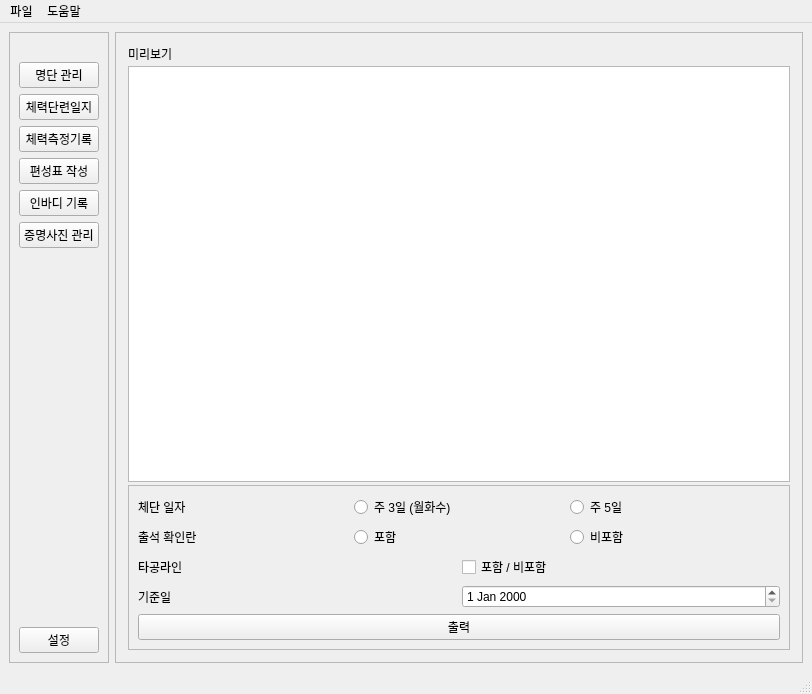
<?xml version="1.0" encoding="UTF-8"?>
<ui version="4.0">
 <class>MainWindow</class>
 <widget class="QMainWindow" name="MainWindow">
  <property name="geometry">
   <rect>
    <x>0</x>
    <y>0</y>
    <width>812</width>
    <height>694</height>
   </rect>
  </property>
  <property name="windowTitle">
   <string>MainWindow</string>
  </property>
  <widget class="QWidget" name="centralwidget">
   <layout class="QHBoxLayout" name="horizontalLayout">
    <item>
     <widget class="QFrame" name="frame">
      <property name="frameShape">
       <enum>QFrame::StyledPanel</enum>
      </property>
      <property name="frameShadow">
       <enum>QFrame::Raised</enum>
      </property>
      <layout class="QVBoxLayout" name="verticalLayout">
       <item>
        <spacer name="verticalSpacer_4">
         <property name="orientation">
          <enum>Qt::Vertical</enum>
         </property>
         <property name="sizeType">
          <enum>QSizePolicy::Fixed</enum>
         </property>
         <property name="sizeHint" stdset="0">
          <size>
           <width>20</width>
           <height>20</height>
          </size>
         </property>
        </spacer>
       </item>
       <item>
        <widget class="QPushButton" name="btn_MemberManage">
         <property name="text">
          <string>명단 관리</string>
         </property>
        </widget>
       </item>
       <item>
        <widget class="QPushButton" name="btn_TrainingManage">
         <property name="text">
          <string>체력단련일지</string>
         </property>
        </widget>
       </item>
       <item>
        <widget class="QPushButton" name="btn_RecordManage">
         <property name="text">
          <string>체력측정기록</string>
         </property>
        </widget>
       </item>
       <item>
        <widget class="QPushButton" name="btn_SquadManage">
         <property name="text">
          <string>편성표 작성</string>
         </property>
        </widget>
       </item>
       <item>
        <widget class="QPushButton" name="btn_Inbody">
         <property name="text">
          <string>인바디 기록</string>
         </property>
        </widget>
       </item>
       <item>
        <widget class="QPushButton" name="btn_PictureManage">
         <property name="text">
          <string>증명사진 관리</string>
         </property>
        </widget>
       </item>
       <item>
        <spacer name="verticalSpacer_2">
         <property name="orientation">
          <enum>Qt::Vertical</enum>
         </property>
         <property name="sizeHint" stdset="0">
          <size>
           <width>20</width>
           <height>40</height>
          </size>
         </property>
        </spacer>
       </item>
       <item>
        <spacer name="verticalSpacer">
         <property name="orientation">
          <enum>Qt::Vertical</enum>
         </property>
         <property name="sizeHint" stdset="0">
          <size>
           <width>20</width>
           <height>40</height>
          </size>
         </property>
        </spacer>
       </item>
       <item>
        <widget class="QPushButton" name="btn_setting">
         <property name="text">
          <string>설정</string>
         </property>
        </widget>
       </item>
      </layout>
     </widget>
    </item>
    <item>
     <widget class="QFrame" name="frame_2">
      <property name="frameShape">
       <enum>QFrame::StyledPanel</enum>
      </property>
      <property name="frameShadow">
       <enum>QFrame::Raised</enum>
      </property>
      <layout class="QVBoxLayout" name="verticalLayout_2">
       <item>
        <widget class="QStackedWidget" name="stackedWidget">
         <property name="currentIndex">
          <number>1</number>
         </property>
         <widget class="QWidget" name="Page_MemberManage">
          <layout class="QGridLayout" name="gridLayout">
           <item row="0" column="1">
            <widget class="QFrame" name="frame_3">
             <property name="frameShape">
              <enum>QFrame::StyledPanel</enum>
             </property>
             <property name="frameShadow">
              <enum>QFrame::Raised</enum>
             </property>
             <layout class="QVBoxLayout" name="verticalLayout_3">
              <item>
               <widget class="QPushButton" name="btn_NewMember">
                <property name="text">
                 <string>새로 만들기</string>
                </property>
               </widget>
              </item>
              <item>
               <widget class="QPushButton" name="btn_EditMember">
                <property name="text">
                 <string>편집</string>
                </property>
               </widget>
              </item>
              <item>
               <spacer name="verticalSpacer_3">
                <property name="orientation">
                 <enum>Qt::Vertical</enum>
                </property>
                <property name="sizeHint" stdset="0">
                 <size>
                  <width>20</width>
                  <height>40</height>
                 </size>
                </property>
               </spacer>
              </item>
             </layout>
            </widget>
           </item>
           <item row="0" column="0">
            <widget class="QListWidget" name="list_Memberlist"/>
           </item>
          </layout>
         </widget>
         <widget class="QWidget" name="Page_Training">
          <layout class="QGridLayout" name="gridLayout_2" rowstretch="0,0,0" columnstretch="0">
           <property name="sizeConstraint">
            <enum>QLayout::SetDefaultConstraint</enum>
           </property>
           <property name="leftMargin">
            <number>3</number>
           </property>
           <property name="topMargin">
            <number>3</number>
           </property>
           <property name="rightMargin">
            <number>3</number>
           </property>
           <property name="bottomMargin">
            <number>3</number>
           </property>
           <property name="spacing">
            <number>3</number>
           </property>
           <item row="2" column="0">
            <widget class="QFrame" name="frame_4">
             <property name="frameShape">
              <enum>QFrame::StyledPanel</enum>
             </property>
             <property name="frameShadow">
              <enum>QFrame::Raised</enum>
             </property>
             <layout class="QVBoxLayout" name="verticalLayout_6">
              <item>
               <layout class="QHBoxLayout" name="horizontalLayout_4">
                <item>
                 <widget class="QLabel" name="label">
                  <property name="text">
                   <string>체단 일자</string>
                  </property>
                 </widget>
                </item>
                <item>
                 <widget class="QRadioButton" name="radio_3daystraining">
                  <property name="text">
                   <string>주 3일 (월화수)</string>
                  </property>
                 </widget>
                </item>
                <item>
                 <widget class="QRadioButton" name="radio_5daystraining">
                  <property name="text">
                   <string>주 5일 </string>
                  </property>
                 </widget>
                </item>
               </layout>
              </item>
              <item>
               <layout class="QHBoxLayout" name="horizontalLayout_3">
                <item>
                 <widget class="QLabel" name="label_2">
                  <property name="text">
                   <string>출석 확인란</string>
                  </property>
                 </widget>
                </item>
                <item>
                 <widget class="QRadioButton" name="radio_include_attendance">
                  <property name="text">
                   <string>포함</string>
                  </property>
                 </widget>
                </item>
                <item>
                 <widget class="QRadioButton" name="radio_exclude_attendance">
                  <property name="text">
                   <string>비포함</string>
                  </property>
                 </widget>
                </item>
               </layout>
              </item>
              <item>
               <layout class="QHBoxLayout" name="horizontalLayout_2">
                <item>
                 <widget class="QLabel" name="label_4">
                  <property name="text">
                   <string>타공라인</string>
                  </property>
                 </widget>
                </item>
                <item>
                 <widget class="QCheckBox" name="check_MakeHole">
                  <property name="text">
                   <string>포함 / 비포함</string>
                  </property>
                 </widget>
                </item>
               </layout>
              </item>
              <item>
               <layout class="QHBoxLayout" name="horizontalLayout_5">
                <item>
                 <widget class="QLabel" name="label_5">
                  <property name="text">
                   <string>기준일</string>
                  </property>
                 </widget>
                </item>
                <item>
                 <widget class="QDateEdit" name="DE_startdate">
                  <property name="calendarPopup">
                   <bool>false</bool>
                  </property>
                 </widget>
                </item>
               </layout>
              </item>
              <item>
               <widget class="QPushButton" name="btn_TrainingPrint">
                <property name="text">
                 <string>출력</string>
                </property>
               </widget>
              </item>
             </layout>
            </widget>
           </item>
           <item row="0" column="0">
            <widget class="QLabel" name="label_3">
             <property name="text">
              <string>미리보기</string>
             </property>
            </widget>
           </item>
           <item row="1" column="0">
            <widget class="QTableView" name="Preview_Training"/>
           </item>
          </layout>
         </widget>
         <widget class="QWidget" name="Page_Record">
          <layout class="QGridLayout" name="gridLayout_3">
           <item row="2" column="1">
            <layout class="QVBoxLayout" name="verticalLayout_7">
             <item>
              <widget class="QPushButton" name="btn_NewRecord">
               <property name="text">
                <string>새로 만들기</string>
               </property>
              </widget>
             </item>
             <item>
              <widget class="QPushButton" name="btn_EditRecord">
               <property name="text">
                <string>편집</string>
               </property>
              </widget>
             </item>
             <item>
              <spacer name="verticalSpacer_5">
               <property name="orientation">
                <enum>Qt::Vertical</enum>
               </property>
               <property name="sizeHint" stdset="0">
                <size>
                 <width>20</width>
                 <height>40</height>
                </size>
               </property>
              </spacer>
             </item>
            </layout>
           </item>
           <item row="2" column="0">
            <widget class="QListWidget" name="list_Record"/>
           </item>
          </layout>
         </widget>
        </widget>
       </item>
      </layout>
     </widget>
    </item>
   </layout>
  </widget>
  <widget class="QMenuBar" name="menubar">
   <property name="geometry">
    <rect>
     <x>0</x>
     <y>0</y>
     <width>812</width>
     <height>22</height>
    </rect>
   </property>
   <widget class="QMenu" name="menu">
    <property name="title">
     <string>파일</string>
    </property>
    <addaction name="separator"/>
   </widget>
   <widget class="QMenu" name="menu_3">
    <property name="title">
     <string>도움말</string>
    </property>
    <addaction name="actionView_AppInfo"/>
    <addaction name="actionhelp"/>
   </widget>
   <addaction name="menu"/>
   <addaction name="menu_3"/>
  </widget>
  <widget class="QStatusBar" name="statusbar"/>
  <action name="actionView_AppInfo">
   <property name="text">
    <string>프로그램 정보</string>
   </property>
   <property name="shortcut">
    <string>R, Backspace</string>
   </property>
  </action>
  <action name="actionhelp">
   <property name="text">
    <string>사용 설명서</string>
   </property>
  </action>
 </widget>
 <resources/>
 <connections/>
</ui>
